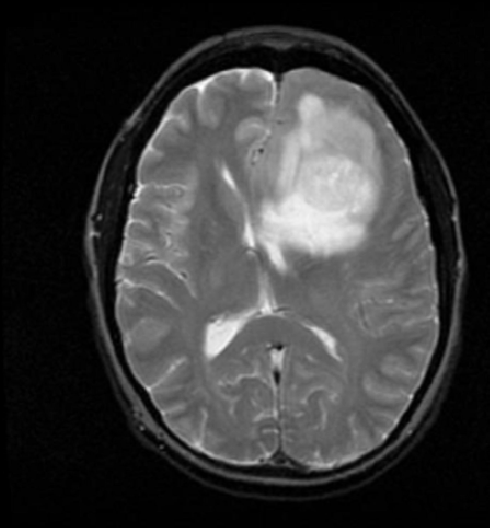
#> input picture case_use/brain_skull/brain_skull.png, 490 x 528 px, found by its file name
$ python brain_skull.py   (older library calls are emulated)
#> lines starting #> are read from the running program, lines starting #| are printed output that depends on the picture; after the words box and inside, x2 and y2 are one past the last pixel; in counts of white or black regions, pixels touching at a corner belong together
import numpy as np
import cv2
from matplotlib import pyplot as plt
from skimage.morphology import extrema
#from skimage.morphology import watershed as skwater

def ShowImage(title,img,ctype):
  plt.figure(figsize=(10, 10))
  if ctype=='bgr':
    b,g,r = cv2.split(img)       # get b,g,r
    rgb_img = cv2.merge([r,g,b])     # switch it to rgb
    plt.imshow(rgb_img)
  elif ctype=='hsv':
    rgb = cv2.cvtColor(img,cv2.COLOR_HSV2RGB)
    plt.imshow(rgb)
  elif ctype=='gray':
    plt.imshow(img,cmap='gray')
  elif ctype=='rgb':
    plt.imshow(img)
  else:
    raise Exception("Unknown colour type")
  plt.axis('off')
  plt.title(title)
  plt.show()


#Read in image
img           = cv2.imread(r'C:\Users\Juliana\Desktop\Proyecto Final\Proyecto-Final-UF\case_use\brain_skull\brain_skull.png')
#> img is the input picture: shape (528, 490, 3); min 0, max 255, mean 55.7
gray          = cv2.cvtColor(img,cv2.COLOR_BGR2GRAY)
ShowImage('Brain with Skull',gray,'gray')

#Threshold the image to binary using Otsu's method
ret, thresh = cv2.threshold(gray,0,255,cv2.THRESH_OTSU)
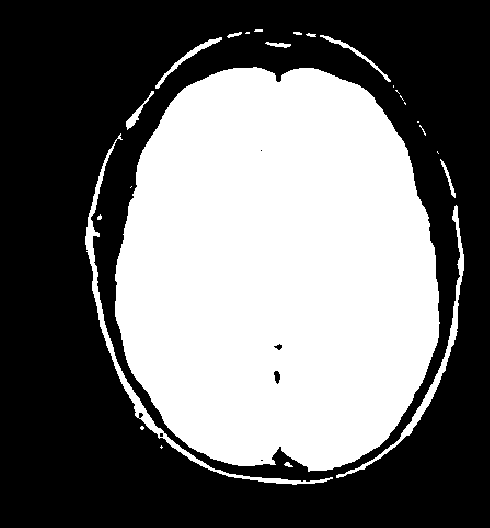
#> thresh: shape (528, 490); 42.8% white; 25 white regions (11 under 20 px), largest, box (x1, y1, x2, y2) and area: (115, 67, 440, 472) 105439, (85, 133, 333, 485) 2533, (336, 205, 464, 478) 1585
#> ret = 63
ShowImage('Applying Otsu',thresh,'gray')

colormask = np.zeros(img.shape, dtype=np.uint8)
colormask[thresh!=0] = np.array((0,0,255))
blended = cv2.addWeighted(img,0.7,colormask,0.1,0)
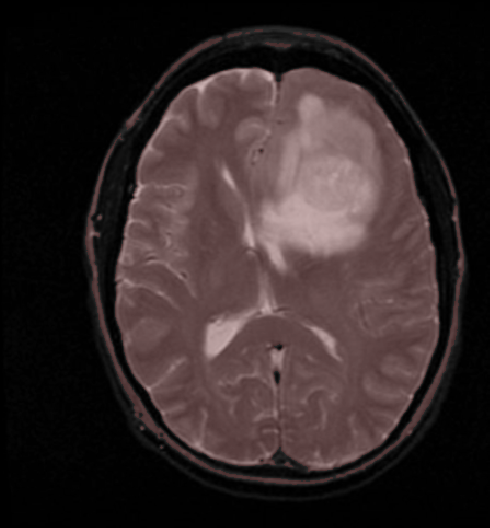
#> blended: shape (528, 490, 3); mean B, G, R 39, 39, 49.9
ShowImage('Blended', blended, 'bgr')
#> call 3 of ShowImage, with title = 'Blended', ctype = 'bgr'
#> in ShowImage (call 3), `b,g,r = cv2.split(img)`:
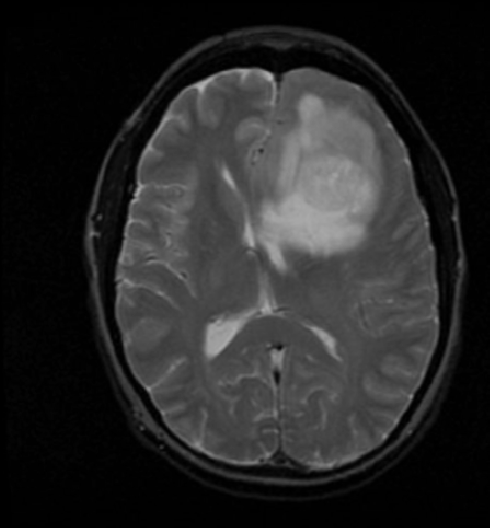
#> b: shape (528, 490); min 0, max 178, mean 39
#> in ShowImage (call 3), `b,g,r = cv2.split(img)`:
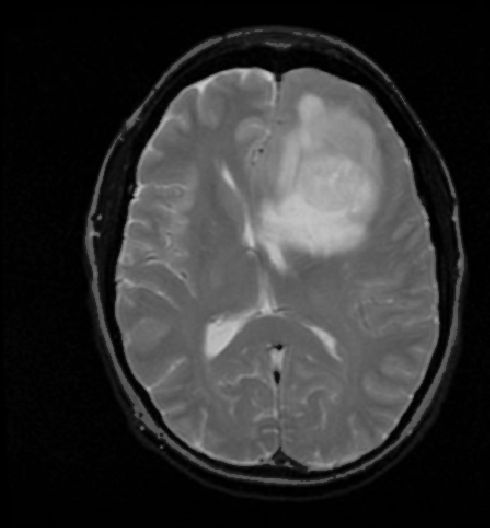
#> r: shape (528, 490); min 0, max 204, mean 49.9

ret, markers = cv2.connectedComponents(thresh)
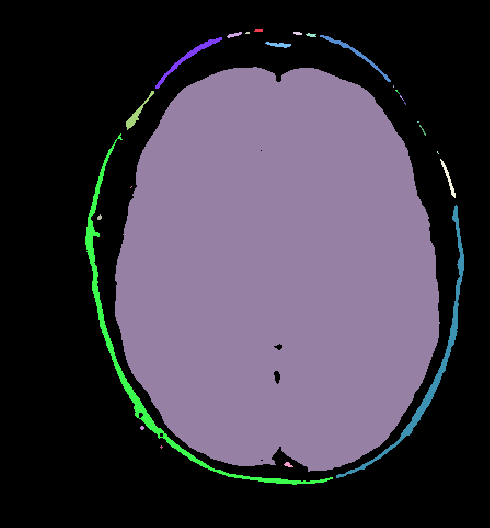
#> markers: shape (528, 490) int32; 26 distinct labels, from 0 to 25; one colour per label, 0 black
#> ret = 26

#Get the area taken by each component. Ignore label 0 since this is the background.
marker_area = [np.sum(markers==m) for m in range(np.max(markers)) if m!=0]
#> marker_area = [25, 43, 9, 22, 26, 288, 374, 83, 105439, 3, 197, 7, 7, 4, 4, 18, 2533, 3, 123, 2, 1585, 20, 12, 6]
#Get label of largest component by area
largest_component = np.argmax(marker_area)+1 #Add 1 since we dropped zero above
#> largest_component = 9
#Get pixels which correspond to the brain
brain_mask = markers==largest_component
#> brain_mask: shape (528, 490) bool; 40.8% white; 1 white region, box (x1, y1, x2, y2) and area: (115, 67, 440, 472) 105439

brain_out = img.copy()
#In a copy of the original image, clear those pixels that don't correspond to the brain
brain_out[brain_mask==False] = (0,0,0)
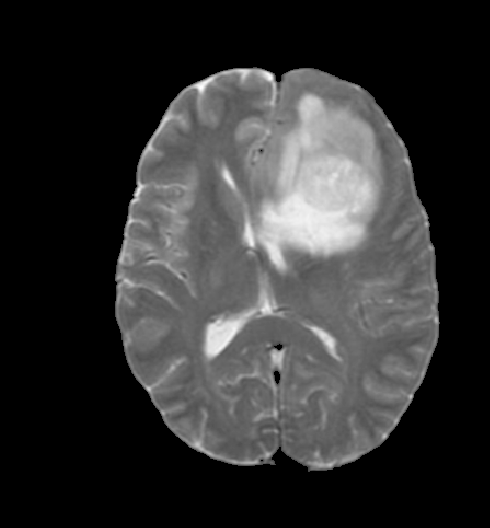
#> brain_out: shape (528, 490, 3); min 0, max 255, mean 50.2
ShowImage('Connected Components',brain_out,'rgb')

brain_mask = np.uint8(brain_mask)
kernel = np.ones((8,8),np.uint8)
closing = cv2.morphologyEx(brain_mask, cv2.MORPH_CLOSE, kernel)
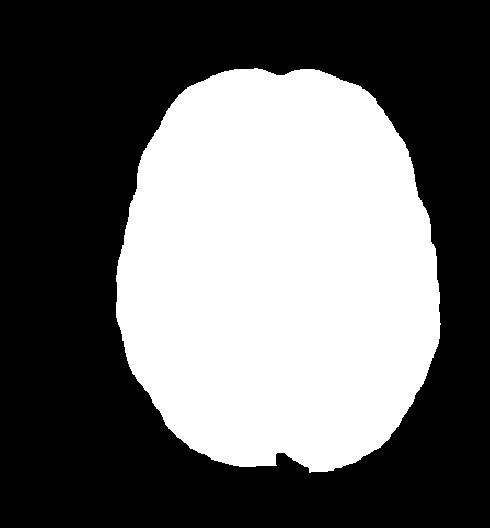
#> closing: shape (528, 490); values 0 (black) and 1 (white), 40.8% white; 1 white region, box (x1, y1, x2, y2) and area: (116, 68, 441, 473) 105622
ShowImage('Closing', closing, 'gray')

brain_out = img.copy()
#In a copy of the original image, clear those pixels that don't correspond to the brain
brain_out[closing==False] = (0,0,0)
ShowImage('Connected Components',brain_out,'rgb')
